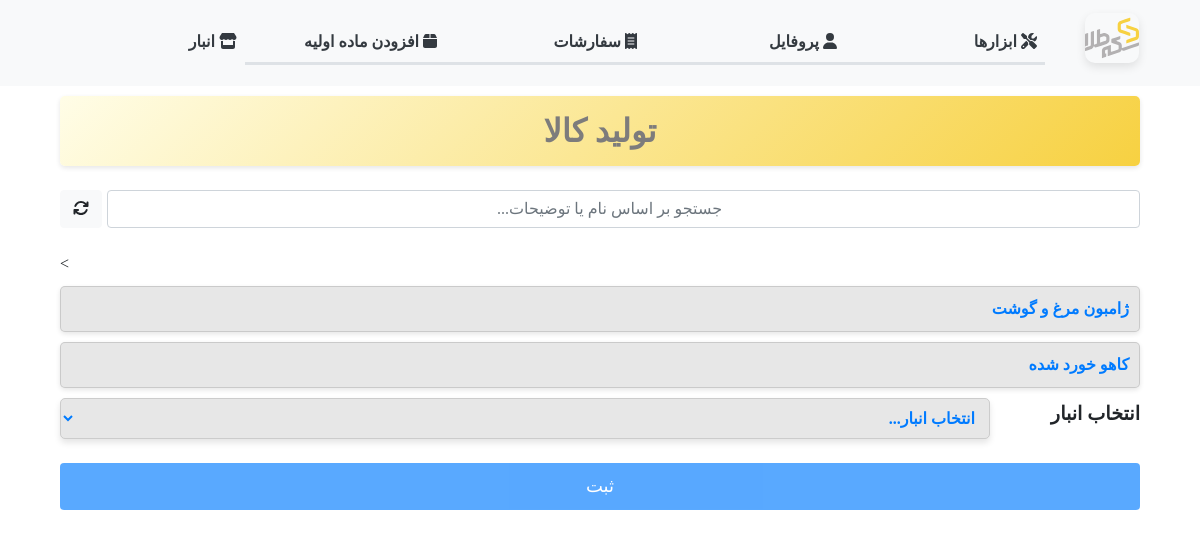
The page /profile/store_product/ on the database its author committed.
### users/models.py (models this page shows, shortened)
class raw_material(models.Model):
    name = models.CharField(max_length=200)
    describe = models.CharField(max_length=800)
    unit = models.CharField(max_length=200)
    mother = models.ForeignKey(mother_material, on_delete= models.CASCADE,related_name='mother_material',blank=True,null=True)
    mode = models.ForeignKey(mode_raw_materials,default=None, on_delete= models.CASCADE,related_name='mode_raw_materials',blank=True,null=True)
    class Meta:
        ordering = ['describe']

### users/views.py (the view, shortened to what this page needs)
# urls.py: path('profile/store_product/',material_composition_view,name='product-store'),
def material_composition_view(request):
    materials = raw_material.objects.all()
    materials_with_ingredients = []
    for material in materials:
        ingredients = material.components.all()  # Get related ingredients
        if ingredients.exists():
            ingredients_list=[]
            for composition in ingredients:
                dic = {"name": composition.ingredient.name,
                        "ratio": composition.ratio ,
                          "quantity":get_total_quantity(composition.ingredient),
                          "id":composition.ingredient.id,
                          "unit":composition.ingredient.unit,
                          "has_discard" : composition.has_discard,
                          }
                ingredients_list.append(dic)
            materials_with_ingredients.append({
                "main_material": material.name,
                "ingredients": ingredients_list,
                "id":material.id,
                "unit":material.unit,
            })
    ware_houses = Warehouse.objects.all()
    context = {"materials_with_ingredients": materials_with_ingredients,'warehouses':ware_houses}
    return render(request, 'users/store_product.html',context)

### users/views.py (called while the page is built)
def get_total_quantity(material):
    total = Inventory.objects.filter(inventory_raw_material=material).aggregate(Sum('quantity'))['quantity__sum']
    return total or 0  # اگر مقدار None بود، 0 برگردانید

### users/templates/users/store_product.html (shortened to what this page needs)
{% extends "users/base.html" %}
{% block content %}
{% load static %}
<link rel="stylesheet" type="text/css" href="{% static 'css/store.css' %}">
<html lang="fa" dir="rtl"></html>
<div class="container">
    <div class="card page-title-card shadow-lg rounded-lg p-4 mb-4">
        <h1 class="page-title">تولید کالا</h1>
    </div>
    <div class="mb-4 d-flex align-items-center">
        <input type="text" id="search-bar" oninput="handleSearchInput()" class="form-control" placeholder="جستجو بر اساس نام یا توضیحات...">
        <button type="button" onclick="closeAllTabs()" class="btn btn-light ms-2" style="margin-right: 5px;">
            <i class="fa-solid fa-refresh"></i>
        </button>
    </div>
    <form method="post" onsubmit="return handleSubmit(event)">>
        <div>
            {% for mother_material in materials_with_ingredients %}
                <div class="card">
                    <a href="javascript:void(0);" onclick="toggleSubmaterials('submaterials-{{ mother_material.id }}')">
                        {{ mother_material.main_material }}
                    </a>
                </div>
            {% endfor %}
        </div>
        <div class="mb-4 d-flex align-items-center" style="width: 100%;">
            <label for="warehouse" class="form-label" style="flex: 0 0 150px; font-weight: bold; direction: rtl;">
                انتخاب انبار
            </label>
            <select id="warehouse" name="warehouse" class="form-select shadow-sm" style="flex: 1; direction: rtl; text-align: right;" onchange="enableSubmitButton()">
                <option value="" disabled selected>انتخاب انبار...</option>
            </select>
        </div>
        <div class="text-center mt-4">
            <button type="submit" class="btn btn-primary btn-block" id="submit-btn" disabled>ثبت</button>
        </div>
    </form>
</div>
{% endblock %}

### users/static/css/base.css (style rules this page uses)
body { font-family: 'B Nazanin'; src: url('/fonts/BNazanin.woff2') format('woff2'), url('/fonts/BNazanin.woff') format('woff'); }

### users/static/css/store.css (style rules this page uses)
h1 { text-align: center; color: #333; direction: rtl; text-align: right; }
.card { margin: 10px 0; padding: 10px; background-color: #e7e7e7; border-radius: 5px; box-shadow: 0 2px 5px rgba(0, 0, 0, 0.1); direction: rtl; text-align: right; }
.card a { text-decoration: none; color: #007bff; font-weight: bold; }
.form-control { padding-right: 2.5rem; text-align: center; flex: 1; color: #000; background-color: #fff; }
.btn-block { display: block; width: 100%; }
.page-title-card { background: linear-gradient(135deg, #fffde7, #F7D141); text-align: center; border: none; display: flex; align-items: center; justify-content: center; height: 70px; }
h1.page-title { font-size: 2rem; font-weight: bold; color: #7d7c7c; margin-bottom: 0; }
.form-label { text-align: right; font-size: 1.2rem; direction: rtl; font-weight: bold; }
.form-select { padding: 10px; font-size: 1rem; border: 1px solid #ccc; border-radius: 5px; box-shadow: 0 2px 5px rgba(0, 0, 0, 0.1); background-color: #e7e7e7; color: #007bff;; font-weight: bold; direction: rtl; text-align: right; box-shadow: 0 4px 6px rgba(0, 0, 0, 0.1); width: 100%; margin: 0; transition: background-color 0.3s ease; }
.btn-primary { width: 100%; border: none; padding: 10px 20px; font-size: 18px; cursor: pointer; }

### rows shown on the page
raw_material: main_material "ژامبون مرغ و گوشت"
raw_material: main_material "کاهو خورد شده"
